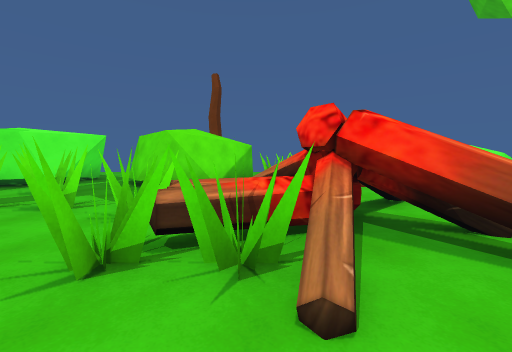
[1] (above)

20 first-person views from a walk through a Unity game level. The camera is 1.5 m above the floor, tilts 4° down and sees 90° across. The floor is counted in squares, 2 m on a side. Each view is taken from the middle of a square. On the plan, view 1 faces up. The plan holds only what a view shows up to about 9 squares ahead; the rest is blank.

[2]
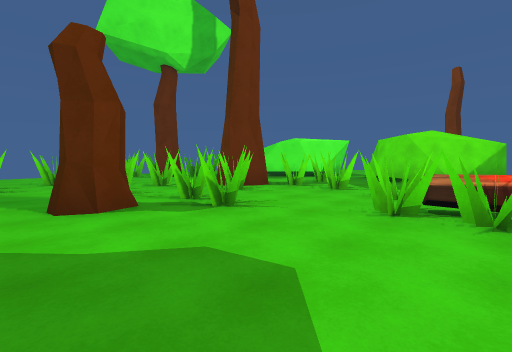

[3]
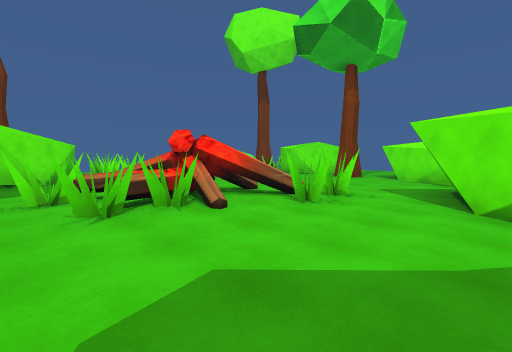

[4]
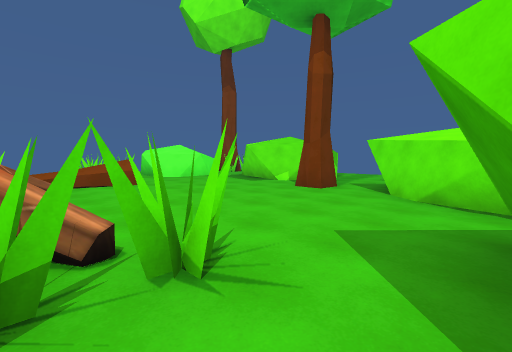

[5]
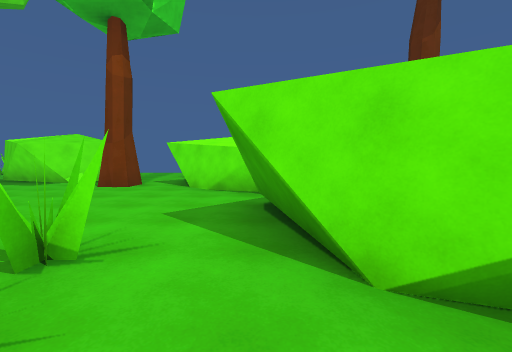

[6]
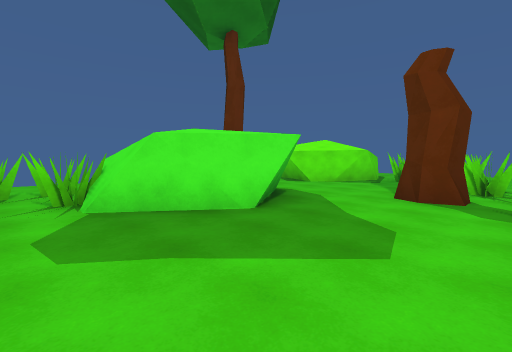

[7]
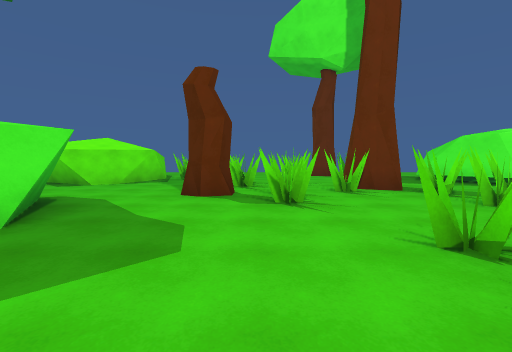

[8]
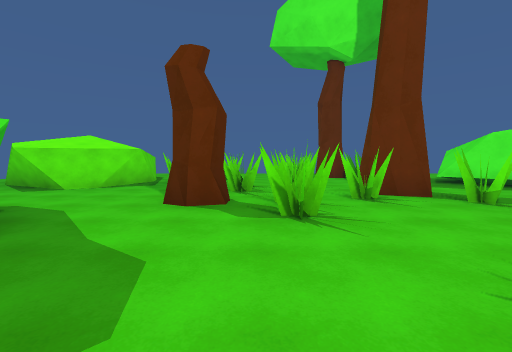

[9]
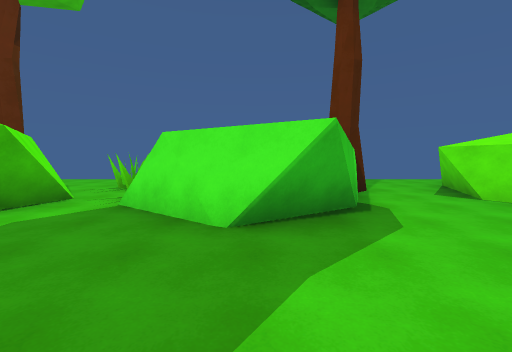

[10]
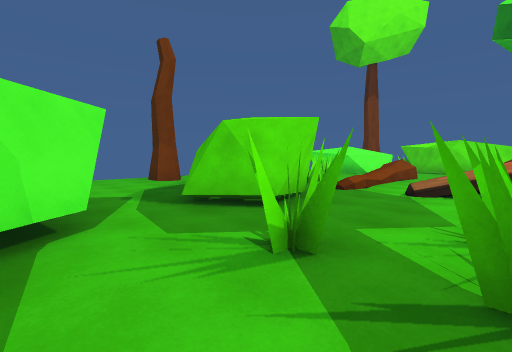

[11]
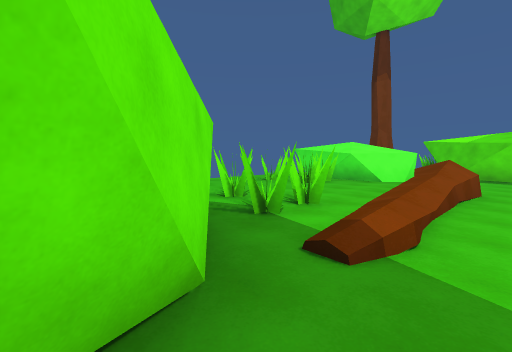

[12]
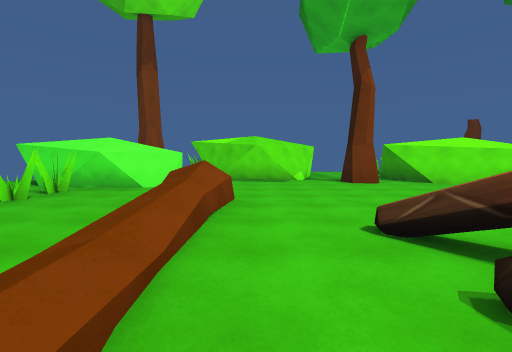

[13]
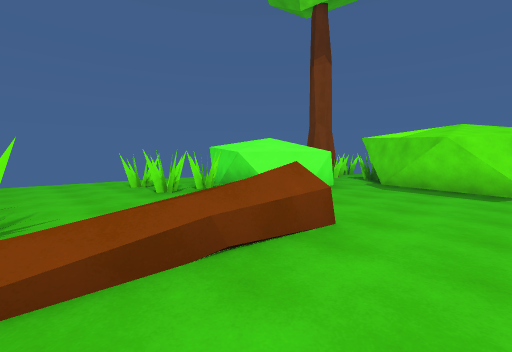

[14]
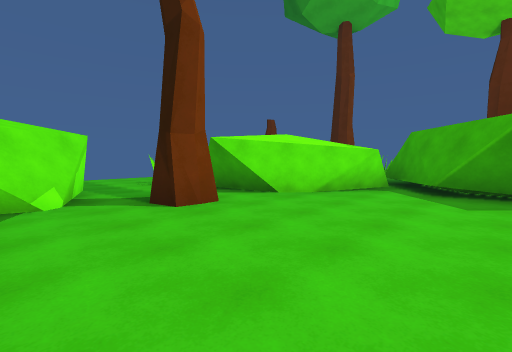

[15]
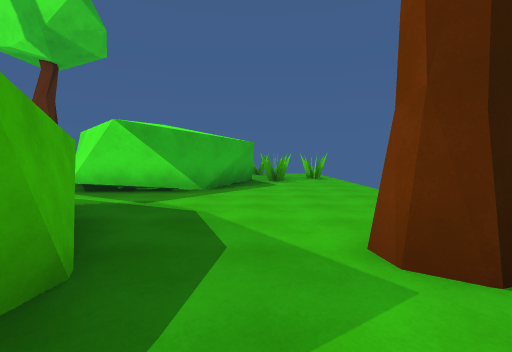

[16]
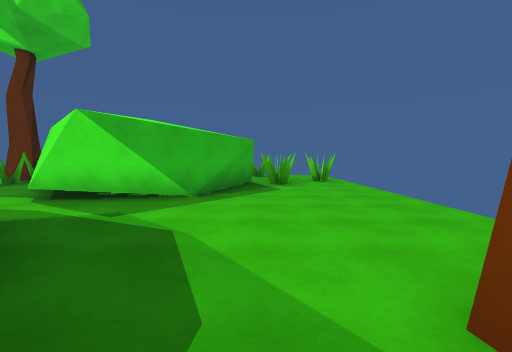

[17]
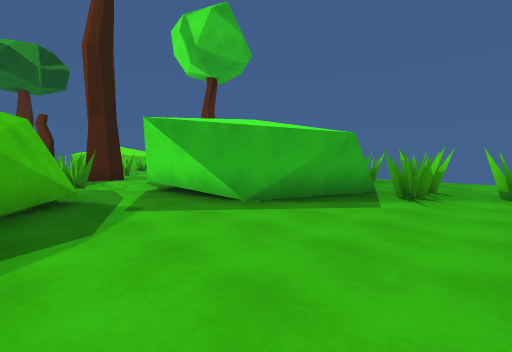

[18]
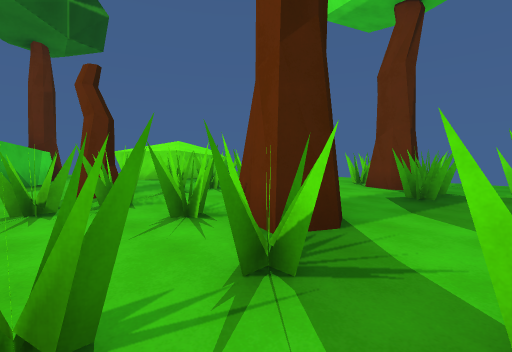

[19]
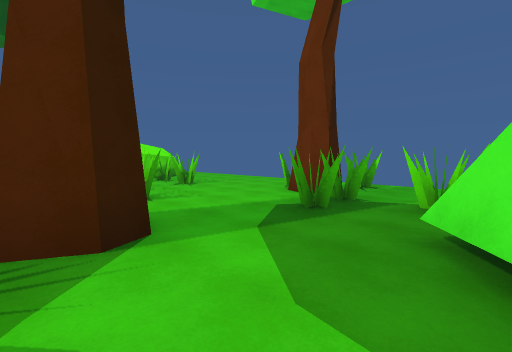

[20]
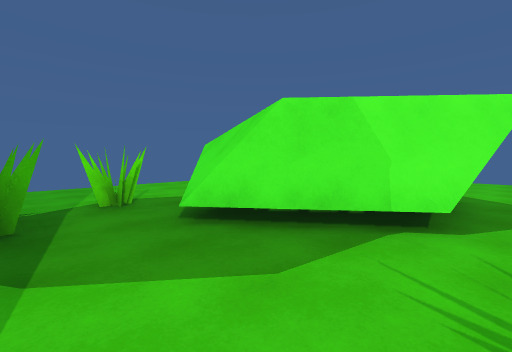

### Floor plan
Key: @ floor where view 1 was taken; # wall or solid block; . floor; / step, stairs or slope; = window, fence, low wall or low ledge; ^ raised ledge; T thing the floor can be seen under or through.
Columns run from 12 left of view 1 to 13 right of it. Each row starts with its distance up from view 1.
 14    #
 13    #......#   .....
 12    ##.....#.  ...#.#
 11    ##............###
 10     ##...... #...###
  9      ##..######....####
  8       #..######.......#
  7      ##..##./////.....#
  6    ###...............##
  5   ##....#...^........##
  4   ###...##..^##.......##
  3 ###...#T...#^##.....#.....
  2 ##.....T...=^##...........
  1  ....#..TT....##....####
  0  ....##.TT..@.##...##
 -1  ..=....T.......##.#
 -2  ..##..........###.#
 -3    ##....##...## ###
 -4    ###...####.#
 -5      #..## ##.#
 -6      #..#   ##.
 -7      ...    ##..
 -8     ...     .....
 -9     ...     .. ..

Positions as (right, up) in squares from view 1, and headings:
1: (0, 0), facing up
2: (0, -2), facing up-left
3: (-2, -2), facing up-right
4: (2, -1), facing up-right
5: (1, -1), facing right
6: (1, 0), facing down-left
7: (1, 0), facing left
8: (0, 0), facing left
9: (-2, 0), facing down
10: (-6, 4), facing up-right
11: (-2, 6), facing up-right
12: (0, 6), facing right
13: (2, 5), facing up-right
14: (4, 5), facing down-right
15: (0, 11), facing left
16: (-1, 11), facing left
17: (-3, 13), facing down-left
18: (-3, 5), facing down-left
19: (-5, 6), facing down-left
20: (-5, 4), facing up-left
